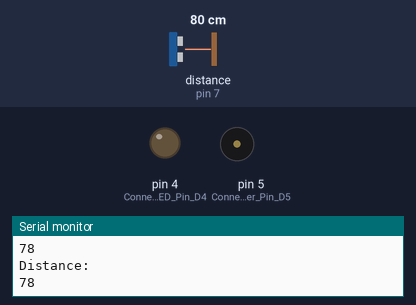
This sketch was run on a simulated Arduino Uno, built with avr-gcc and run on an emulated ATmega328P. On the bench: output pins drawn as LEDs (lit = HIGH), buzzer (waves = sounding, pin HIGH), the last lines printed to the serial monitor. Wiring (inferred from the names in the program): ultrasonic range finder: trigger pin 6; echo pin 7. The test bench sets the inputs (shaded band); at power-on: distance to the obstacle (sensor on pin 7) 80 cm. The echo pulse lasts 58.3 µs per cm; pins used as bus, display or sensor lines are not drawn.

Above: at 1.2 s.
1.3 s: distance to the obstacle (sensor on pin 7) set to 44 cm
2.8 s: distance to the obstacle (sensor on pin 7) set to 38 cm
At 4.1 s:
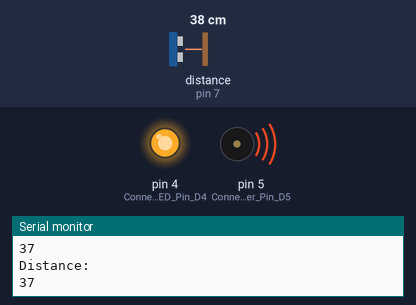
4.4 s: distance to the obstacle (sensor on pin 7) set to 60 cm
At 5.7 s:
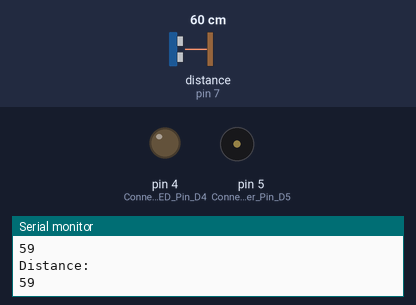
6.0 s: distance to the obstacle (sensor on pin 7) set to 2 cm
At 7.0 s:
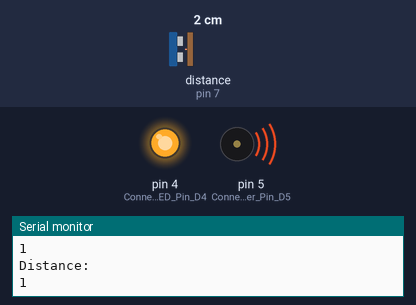
Timing chart, 0 to 8.6 s (numbered marks = the images above; inputs shaded):
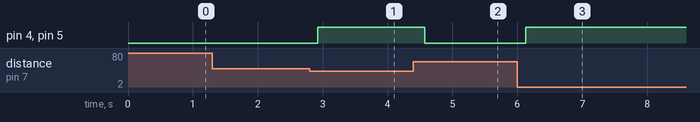

Measured:
- the behaviour switches between 41 and 40 cm on distance to the obstacle (sensor on pin 7) (found by bisection; images 0 and 1)
- after the input at 2.8 s, pin 4 (Connect_LED_Pin_D4), pin 5 (Connect_Buzzer_Pin_D5): LOW → HIGH after 0.12 s
- after the input at 4.4 s, pin 4 (Connect_LED_Pin_D4), pin 5 (Connect_Buzzer_Pin_D5): HIGH → LOW after 0.17 s
- after the input at 6.0 s, pin 4 (Connect_LED_Pin_D4), pin 5 (Connect_Buzzer_Pin_D5): LOW → HIGH after 0.13 s

The sketch:

Robotics_3.ino
```cpp
// EAZYTRONIC.COM
const int trigPin = 6;
const int echoPin = 7;
long duration;
int distanceCm, distanceInch;
void setup()
{

 Serial.begin(9600);
 pinMode(trigPin, OUTPUT);
 pinMode(echoPin, INPUT);

 pinMode(4, OUTPUT); // Connect LED Pin D4
 pinMode(5, OUTPUT); // Connect Buzzer Pin D5

}
void loop()
{
digitalWrite(trigPin, LOW);
delayMicroseconds(2);
digitalWrite(trigPin, HIGH);
delayMicroseconds(10);
digitalWrite(trigPin, LOW);
duration = pulseIn(echoPin, HIGH);
distanceCm= duration*0.034/2;
distanceInch = duration*0.0133/2;
Serial.println("Distance: ");
Serial.println(distanceCm);
delay (100);
// See the Ultrasonic Sensor Value in Serial Monitor


if(distanceCm < 40)  // You can Change the value
{

  digitalWrite(5, HIGH);  // Buzzer ON
  digitalWrite(4, HIGH);  // LED ON

}

else
{
    digitalWrite(5,LOW);  // Buzzer OFF
    digitalWrite(4,LOW);  // LED OFF
}
}
```
